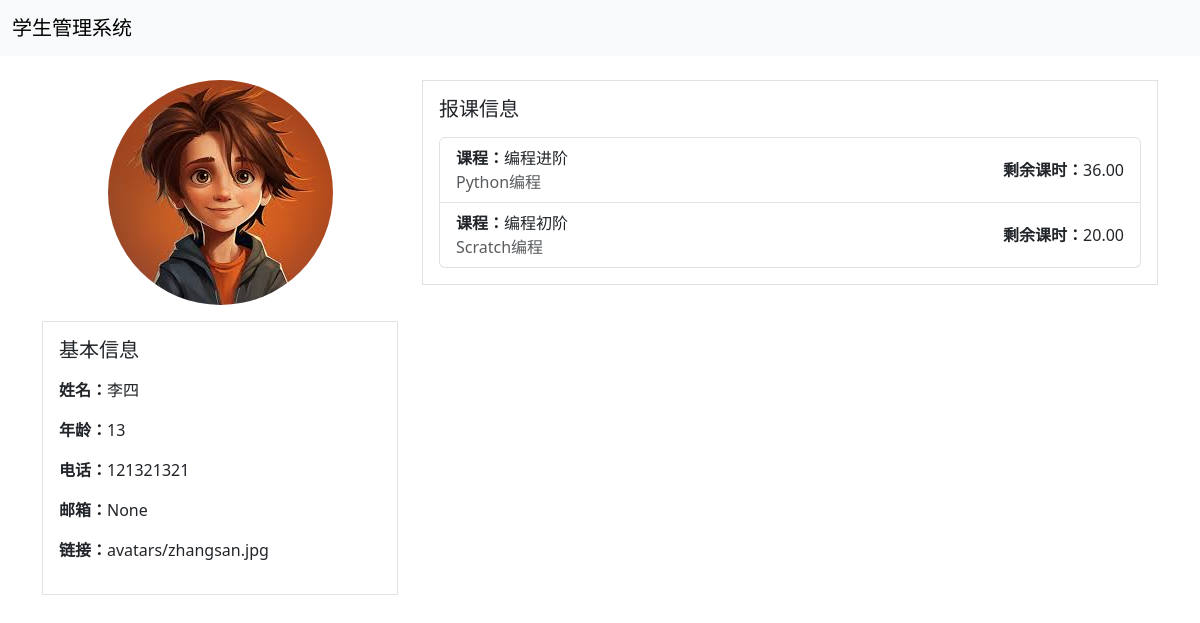
/students/2/, run on the app's committed database.
### students/models.py (models this page shows, shortened)
class Student(models.Model):
    user = models.OneToOneField(User, on_delete=models.CASCADE, related_name='student_profile',null=True,blank=True)
    name = models.CharField(max_length=100, verbose_name="姓名")
    age = models.IntegerField(null=True, blank=True, verbose_name="年龄")
    phone = models.CharField(max_length=20, null=True, blank=True, verbose_name="电话")
    email = models.EmailField(null=True, blank=True, verbose_name="邮箱")
    avatar_url = models.ImageField(upload_to='avatars/', null=True, blank=True, verbose_name="头像",default="avatars/default_avatar.jpg")

class Enrollment(models.Model):
    student = models.ForeignKey(Student, on_delete=models.CASCADE, verbose_name="学生",related_name="enrollments")
    course = models.ForeignKey(Course, on_delete=models.CASCADE, verbose_name="课程")
    remaining_hours = models.DecimalField(
        max_digits=5,
        decimal_places=2,
        default=Decimal('0.00'),
        verbose_name="剩余课时"
    )

class Course(models.Model):
    name = models.CharField(max_length=100, verbose_name="课程名称")
    description = models.TextField(null=True, blank=True, verbose_name="课程描述")
    total_hours = models.DecimalField(
        max_digits=5,
        decimal_places=2,
        default=Decimal('0.00'),
        verbose_name="总课时数"
    )
    fixed_deduction = models.DecimalField(
        max_digits=3,  # 允许的数字总位数，比如最多 99.9
        decimal_places=1,  # 小数位精度，保留 1 位小数（可以改成 2）
        default=Decimal('1.0'),
        verbose_name="每次课扣除课时"
    )

### students/views.py (the view)
# urls.py: path('students/<int:pk>/', views.student_detail, name='student_detail'),
def student_detail(request, pk):
    student = get_object_or_404(Student, pk=pk)
    enrollments = Enrollment.objects.filter(student=student)
    return render(request, 'students/student_detail.html', {
        'student': student,
        'enrollments': enrollments
    })

### templates/students/student_detail.html (shortened to what this page needs)
{% extends 'base.html' %}
{% block content %}
<div class="row">
  <div class="col-md-4">
    <div class="text-center mb-3">
      <img
        src="../media/{{ student.avatar_url }}"
        class="rounded-circle"
        alt="Student Avatar"
      >
    </div>
    <div class="border p-3">
      <h5 class="mb-3">基本信息</h5>
      <p><strong>姓名：</strong>{{ student.name }}</p>
      <p><strong>年龄：</strong>{{ student.age }}</p>
      <p><strong>电话：</strong>{{ student.phone }}</p>
      <p><strong>邮箱：</strong>{{ student.email }}</p>
      <p><strong>链接：</strong>{{ student.avatar_url }}</p>
    </div>
  </div>
  <div class="col-md-8">
    <div class="border p-3">
      <h5 class="mb-3">报课信息</h5>
      {% if enrollments %}
        <ul class="list-group">
          {% for enrollment in enrollments %}
            <li class="list-group-item d-flex justify-content-between align-items-center">
              <div>
                <strong>课程：</strong>{{ enrollment.course.name }}<br>
                <span class="text-muted">
                  {{ enrollment.course.description|default_if_none:"暂无描述" }}
                </span>
              </div>
              <span>
                <strong>剩余课时：</strong>{{ enrollment.remaining_hours }}
              </span>
            </li>
          {% endfor %}
        </ul>
      {% else %}
        <p>暂无报课信息</p>
      {% endif %}
    </div>
  </div>
</div>
{% endblock content %}

### templates/base.html (shortened to what this page needs)
<!DOCTYPE html>
<html lang="en">
<head>
  <link
    rel="stylesheet"
    href="https://cdn.jsdelivr.net/npm/bootstrap@5.3.0/dist/css/bootstrap.min.css"
  >
</head>
<body>
  <nav class="navbar navbar-expand-lg navbar-light bg-light mb-4">
    <div class="container-fluid">
      <a class="navbar-brand" href="#">学生管理系统</a>
    </div>
  </nav>
  <div class="container">
    {% block content %}{% endblock content %}
  </div>
</body>
</html>

### data on the page
Student: avatar_url (picture), name "李四", age "13", phone "121321321", email "None", avatar_url "avatars/zhangsan.jpg"
Enrollment: course.name "编程进阶", course.description "Python编程", remaining_hours "36.00"
Enrollment: course.name "编程初阶", course.description "Scratch编程", remaining_hours "20.00"
